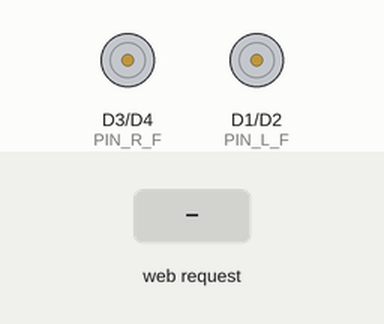
Simulated run of this sketch. Board: ESP8266 (NodeMCU). On the bench: motor-driver pin pairs drawn as motors (green arrow = first pin HIGH = forward, orange = second pin HIGH = backward, longer = more drive). The inputs (shaded band) are chosen by the test bench. WiFi joins after 1.5 s; servers stay silent unless stated; what the sketch prints to the serial monitor is not drawn.

Above: at 2.7 s.
2.8 s: HTTP request GET /go received
At 3.3 s:
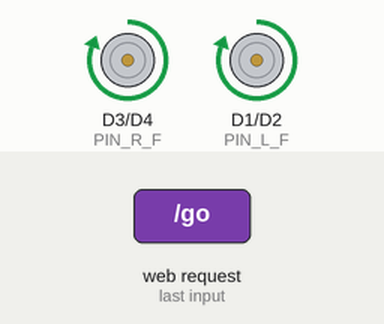
4.3 s: HTTP request GET /back received
At 5.5 s:
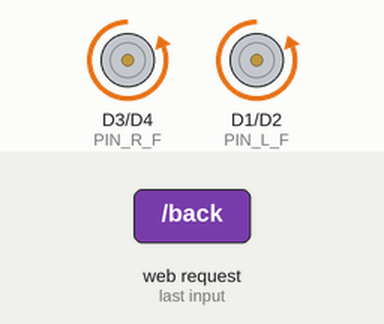
5.8 s: HTTP request GET /left received
At 6.8 s:
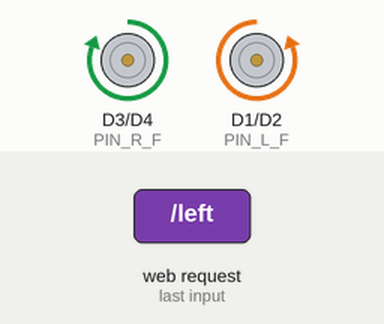
7.3 s: HTTP request GET /right received
At 7.9 s:
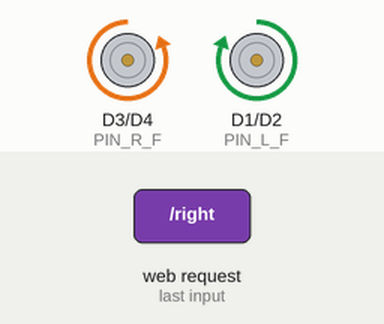
8.8 s: HTTP request GET /stop received
At 10.2 s:
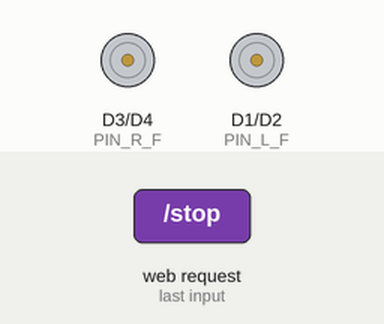
Timing chart, 0 to 11.3 s (numbered marks = the images above; inputs shaded):
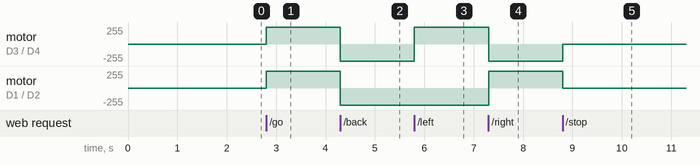

Measured:
- after the input at 2.8 s, motor on D3 (PIN_R_F) / D4 (PIN_R_B), motor on D1 (PIN_L_F) / D2 (PIN_L_B): stopped → forward 255/255 at once
- after the input at 4.3 s, motor on D3 (PIN_R_F) / D4 (PIN_R_B), motor on D1 (PIN_L_F) / D2 (PIN_L_B): forward 255/255 → backward 255/255 at once
- after the input at 5.8 s, motor on D3 (PIN_R_F) / D4 (PIN_R_B): backward 255/255 → forward 255/255 at once
- after the input at 7.3 s, motor on D3 (PIN_R_F) / D4 (PIN_R_B): forward 255/255 → backward 255/255 at once; motor on D1 (PIN_L_F) / D2 (PIN_L_B): backward 255/255 → forward 255/255 at once
- after the input at 8.8 s, motor on D3 (PIN_R_F) / D4 (PIN_R_B): backward 255/255 → stopped at once; motor on D1 (PIN_L_F) / D2 (PIN_L_B): forward 255/255 → stopped at once

The sketch:

esp-rover.ino
```cpp
#include <ESP8266WiFi.h>
#include <ESP8266WebServer.h>

#define PIN_L_F D1
#define PIN_L_B D2
#define PIN_R_F D3
#define PIN_R_B D4

// Hotspot credentials
const char* ssid = "add_your_hotspot_name";
const char* password = "add_your_hotspot_password";

ESP8266WebServer server(80);

// Web page with touch joystick
String htmlPage = R"rawliteral(
<!DOCTYPE html>
<html>
<head>
<meta name="viewport" content="width=device-width, initial-scale=1, maximum-scale=1, user-scalable=no">
<style>
  body {
    text-align: center; font-family: Arial, sans-serif; background: #222; color: #fff;
    margin: 0; padding: 0; overflow: hidden; touch-action: none; /* Disable zoom and scroll */
  }
  h2 { margin-top: 40px; color: #bbb; }
  #joystickZone {
    width: 100vw; height: 60vh; display: flex;
    justify-content: center; align-items: center; margin-top: 20px;
  }
  canvas {
    background: #333; border-radius: 50%;
    box-shadow: inset 0 0 20px rgba(0,0,0,0.8), 0 0 10px rgba(0,0,0,0.5);
  }
  #status { font-size: 24px; font-weight: bold; margin-top: 20px; color: #007BFF; }
</style>
</head>
<body>
  <h2>Rover Joystick</h2>
  <div id="joystickZone">
    <canvas id="joystick" width="260" height="260"></canvas>
  </div>
  <p id="status">STOP</p>

  <script>
    const canvas = document.getElementById('joystick');
    const ctx = canvas.getContext('2d');
    const statusText = document.getElementById('status');

    let centerX = canvas.width / 2;
    let centerY = canvas.height / 2;
    let thumbRadius = 50;
    let maxDist = 80; // Maximum distance of the stick from the center

    let thumbX = centerX;
    let thumbY = centerY;
    let isDrawing = false;
    let currentCommand = 'stop';

    function draw() {
      ctx.clearRect(0, 0, canvas.width, canvas.height);

      // Draw joystick base
      ctx.beginPath();
      ctx.arc(centerX, centerY, maxDist, 0, Math.PI * 2);
      ctx.fillStyle = '#444';
      ctx.fill();
      ctx.lineWidth = 2;
      ctx.strokeStyle = '#222';
      ctx.stroke();

      // Draw blue stick
      ctx.beginPath();
      ctx.arc(thumbX, thumbY, thumbRadius, 0, Math.PI * 2);
      ctx.fillStyle = '#007BFF';
      ctx.fill();
    }

    function sendCmd(cmd) {
      // Send the command ONLY if it differs from the previous one, to avoid flooding/crashing the ESP8266
      if (currentCommand !== cmd) {
        currentCommand = cmd;
        fetch('/' + cmd);
        statusText.innerText = cmd.toUpperCase();
      }
    }

    function handleMove(x, y) {
      let dx = x - centerX;
      let dy = y - centerY;
      let distance = Math.sqrt(dx * dx + dy * dy);

      // Keep the stick movement inside the circle
      if (distance > maxDist) {
        thumbX = centerX + (dx * maxDist / distance);
        thumbY = centerY + (dy * maxDist / distance);
      } else {
        thumbX = x;
        thumbY = y;
      }

      // Directional logic
      if (distance < 30) {
        sendCmd('stop');
      } else {
        let angle = Math.atan2(dy, dx) * 180 / Math.PI;

        // Compute direction based on tilt angle
        if (angle > -45 && angle <= 45) sendCmd('right');
        else if (angle > 45 && angle <= 135) sendCmd('back');
        else if (angle < -45 && angle >= -135) sendCmd('go');
        else sendCmd('left');
      }
      draw();
    }

    // Touch events
    canvas.addEventListener('touchstart', e => {
      isDrawing = true;
      let rect = canvas.getBoundingClientRect();
      handleMove(e.touches[0].clientX - rect.left, e.touches[0].clientY - rect.top);
    });
    canvas.addEventListener('touchmove', e => {
      if (isDrawing) {
        e.preventDefault();
        let rect = canvas.getBoundingClientRect();
        handleMove(e.touches[0].clientX - rect.left, e.touches[0].clientY - rect.top);
      }
    }, {passive: false});
    canvas.addEventListener('touchend', e => {
      isDrawing = false;
      thumbX = centerX; thumbY = centerY;
      draw();
      sendCmd('stop');
    });

    // Mouse events
    canvas.addEventListener('mousedown', e => { isDrawing = true; handleMove(e.offsetX, e.offsetY); });
    canvas.addEventListener('mousemove', e => { if (isDrawing) handleMove(e.offsetX, e.offsetY); });
    window.addEventListener('mouseup', e => {
      if(isDrawing) {
        isDrawing = false; thumbX = centerX; thumbY = centerY; draw(); sendCmd('stop');
      }
    });

    draw();
  </script>
</body>
</html>
)rawliteral";

// Movement logic
void stop() {
  digitalWrite(PIN_L_F, LOW); digitalWrite(PIN_L_B, LOW);
  digitalWrite(PIN_R_F, LOW); digitalWrite(PIN_R_B, LOW);
  server.send(200, "text/plain", "Stop");
}
void go() {
  digitalWrite(PIN_L_F, HIGH); digitalWrite(PIN_L_B, LOW);
  digitalWrite(PIN_R_F, HIGH); digitalWrite(PIN_R_B, LOW);
  server.send(200, "text/plain", "Go");
}
void back() {
  digitalWrite(PIN_L_F, LOW); digitalWrite(PIN_L_B, HIGH);
  digitalWrite(PIN_R_F, LOW); digitalWrite(PIN_R_B, HIGH);
  server.send(200, "text/plain", "Back");
}
void turnLeft() {
  digitalWrite(PIN_L_F, LOW); digitalWrite(PIN_L_B, HIGH);
  digitalWrite(PIN_R_F, HIGH); digitalWrite(PIN_R_B, LOW);
  server.send(200, "text/plain", "Left");
}
void turnRight() {
  digitalWrite(PIN_L_F, HIGH); digitalWrite(PIN_L_B, LOW);
  digitalWrite(PIN_R_F, LOW); digitalWrite(PIN_R_B, HIGH);
  server.send(200, "text/plain", "Right");
}

void setup() {
  Serial.begin(115200);
  pinMode(PIN_L_F, OUTPUT); pinMode(PIN_L_B, OUTPUT);
  pinMode(PIN_R_F, OUTPUT); pinMode(PIN_R_B, OUTPUT);

  stop();

  // Disable Wi-Fi power saving to eliminate lag
  WiFi.setSleepMode(WIFI_NONE_SLEEP);

  WiFi.begin(ssid, password);

  while (WiFi.status() != WL_CONNECTED) {
    delay(500);
  }

  Serial.println("\nConnected!");
  Serial.print("IP address of joystick: ");
  Serial.println(WiFi.localIP());

  // Routes now match the commands sent by the JavaScript joystick
  server.on("/", []() { server.send(200, "text/html", htmlPage); });
  server.on("/go", go);
  server.on("/back", back);
  server.on("/left", turnLeft);
  server.on("/right", turnRight);
  server.on("/stop", stop);

  server.begin();
}

void loop() {
  server.handleClient();
}
```
